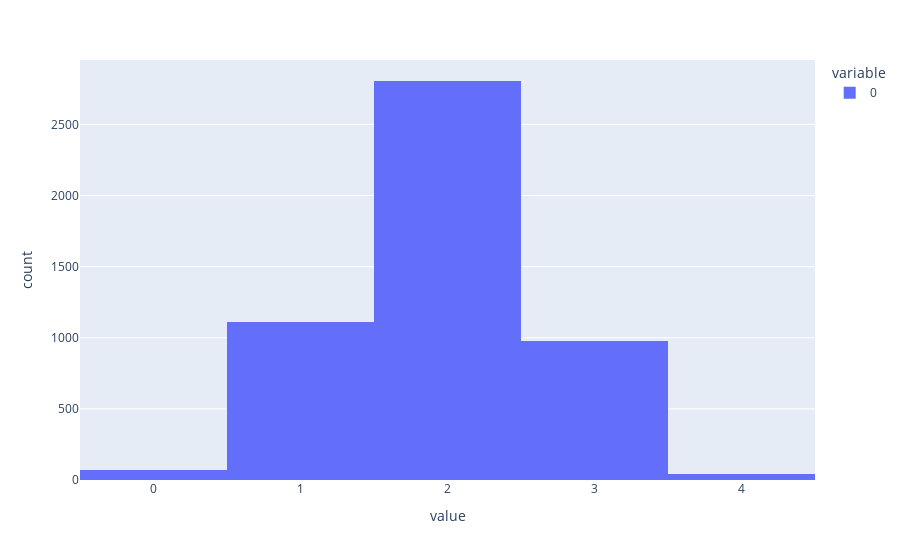

Notebook code for this chart:
### Code cell
temp = []

for i in data:
    record_sum = sum(i)

    if 0 <= record_sum < 100:
        temp.append([0])
    elif 100 <= record_sum < 200:
        temp.append([1])
    elif 200 <= record_sum < 300:
        temp.append([2])
    elif 300 <= record_sum < 400:
        temp.append([3])
    elif 400 <= record_sum:
        temp.append([4])

labels = np.array(temp)
exp.histogram(labels)

### Figure 1 — Plotly figure (JSON) as saved in the notebook; plotly's stock layout.template omitted (floating-point values rounded to 4 significant figures; data arrays with more than 128 entries replaced by an {"elided": "..."} marker saying what was removed)
{"data": [{"alignmentgroup": "True", "bingroup": "x", "hovertemplate": "variable=0<br>value=%{x}<br>count=%{y}<extra></extra>", "legendgroup": "0", "marker": {"color": "#636efa", "pattern": {"shape": ""}}, "name": "0", "offsetgroup": "0", "orientation": "v", "showlegend": true, "x": {"elided": "5000 int values"}, "xaxis": "x", "yaxis": "y", "type": "histogram"}], "layout": {"xaxis": {"anchor": "y", "domain": [0.0, 1.0], "title": {"text": "value"}}, "yaxis": {"anchor": "x", "domain": [0.0, 1.0], "title": {"text": "count"}}, "legend": {"title": {"text": "variable"}, "tracegroupgap": 0}, "margin": {"t": 60}, "barmode": "relative"}}
